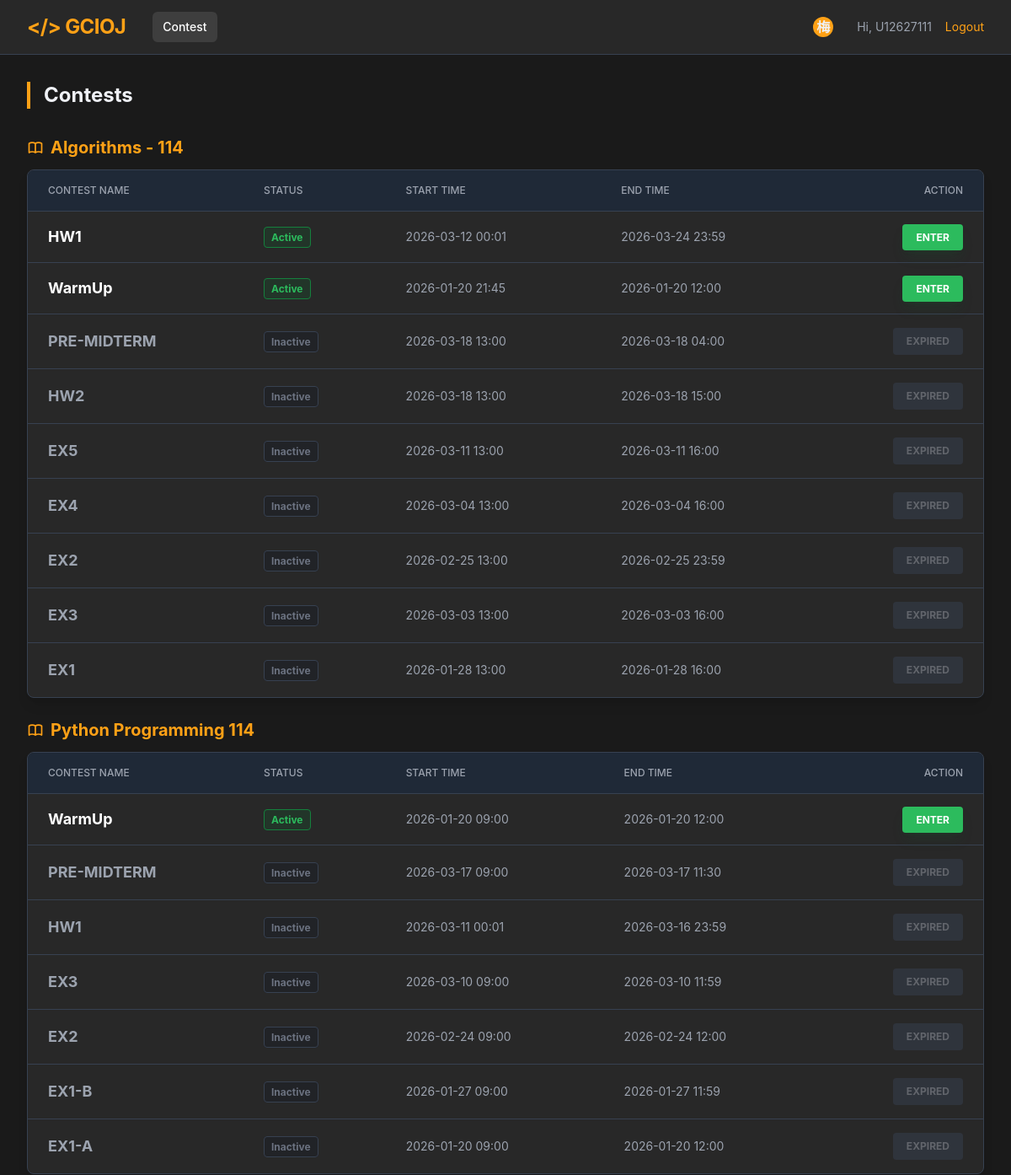
Before: /GCIOJ/index.php (signed in, upper part) with the older database file.
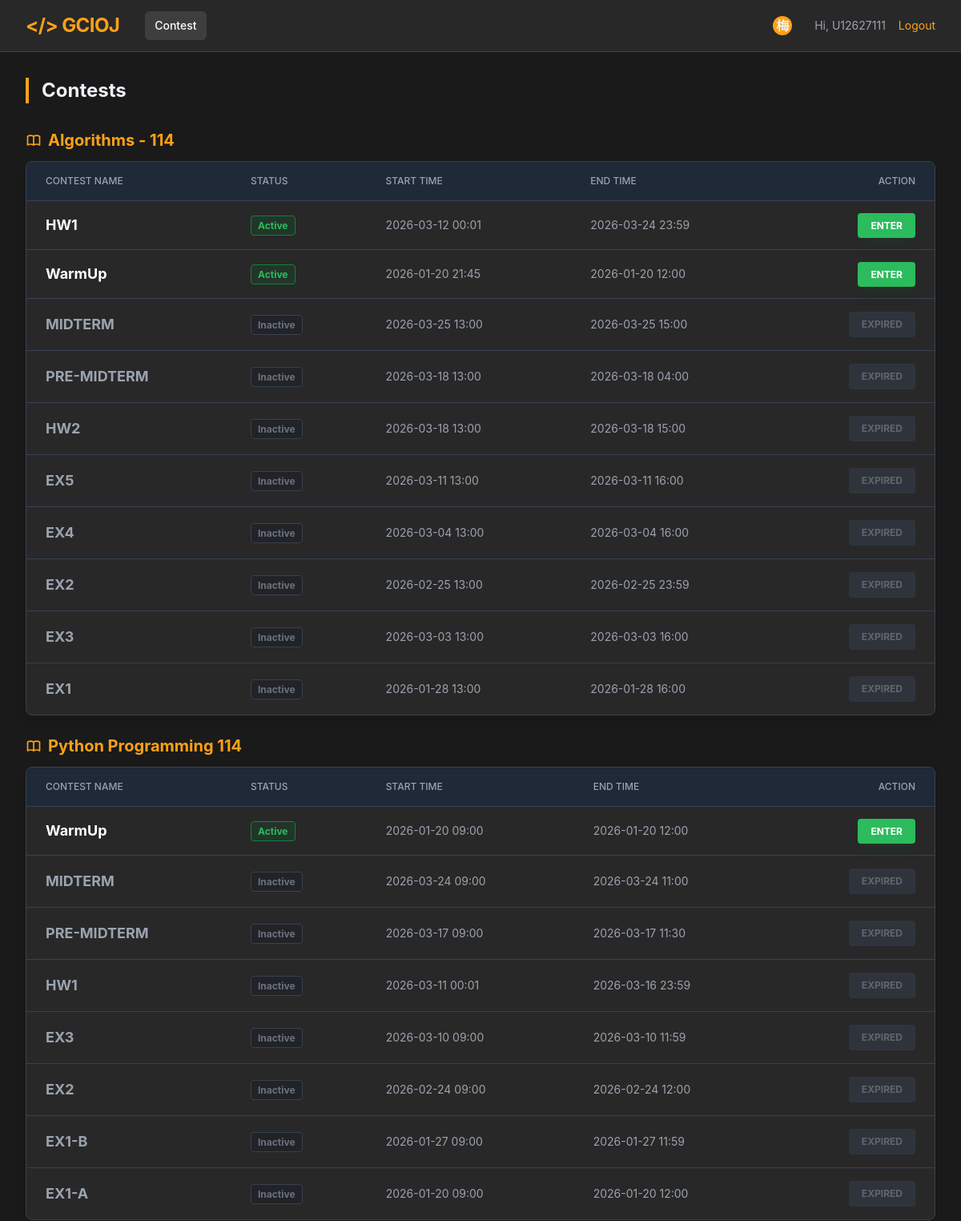
After: the same page with the newer database file.
### tables this page shows
CREATE TABLE `contest` (
  `id` int NOT NULL,
  `name` varchar(100) NOT NULL,
  `course_id` int NOT NULL,
  `course` varchar(100) DEFAULT NULL,
  `is_active` tinyint(1) NOT NULL DEFAULT '0',
  `is_public` tinyint(1) NOT NULL DEFAULT '0',
  `anti_cheat` tinyint(1) NOT NULL DEFAULT '0',
  `start_time` datetime DEFAULT NULL,
  `end_time` datetime DEFAULT NULL
);

### GCIOJ/db.php (called while the page is built, shortened)
<?php
class DB
{
    private static $pdo = null;
    public static function connect()
    {
        if (self::$pdo === null) {
            try {
                $host = DB_HOST;
                $db = DB_NAME;
                $user = DB_USER;
                $pass = DB_PASS;
                $charset = 'utf8mb4';
                $dsn = "mysql:host=$host;dbname=$db;charset=$charset";
                self::$pdo = new PDO($dsn, $user, $pass, [
                    PDO::ATTR_ERRMODE => PDO::ERRMODE_EXCEPTION,
                    PDO::ATTR_DEFAULT_FETCH_MODE => PDO::FETCH_ASSOC
                ]);
            }
            catch (PDOException $e) {
                die("DB Connection Error: " . $e->getMessage());
            }
        }
        return self::$pdo;
    }
}
?>

### GCIOJ/contest.php (called while the page is built, shortened)
<?php
require_once 'db.php';
class Contest
{
    public static function getAll()
    {
        return DB::connect()->query("SELECT * FROM contest ORDER BY is_active DESC, id DESC")->fetchAll();
    }
}
?>

### GCIOJ/index.php (the view, shortened to what the changed rows need)
<?php
require_once 'contest.php';
function getCourseNamebyCourseCode(string $courseCode): string {
    $map = [
        'AL_' => 'Algorithms - ',
        'PY_' => 'Python Programming '
    ];
    return strtr($courseCode, $map);
}
$contests = Contest::getAll();
$contestsByCourse = [];
if (!empty($contests)) {
    foreach ($contests as $row) {
        $courseName = !empty($row['course']) ? $row['course'] : 'General / Uncategorized';
        $contestsByCourse[$courseName][] = $row;
    }
    ksort($contestsByCourse);
}
function getContestStatus($is_active) {
$is_admin = (isset($_SESSION['student_id']) && $_SESSION['student_id'] == 'chgiang');
    return ($is_active > 0 || $is_admin) ? 'Active' : 'Inactive';
}
function getStatusColor($status) {
    switch ($status) {
        case 'Active':
            return 'text-brand-green bg-green-900/30 border-green-700 animate-pulse';
        case 'Inactive':
            return 'text-gray-500 bg-gray-900/30 border-gray-700';
    }
}
?>
<!DOCTYPE html>
<html lang="en" class="dark">
<head>
    <script src="https://cdn.tailwindcss.com"></script>
</head>
<body class="bg-dark-bg text-dark-text font-sans min-h-screen flex flex-col">
    <main class="flex-grow max-w-7xl mx-auto px-4 sm:px-6 lg:px-8 py-8 w-full">
        <div class="flex justify-between items-center mb-8">
            <h1 class="text-2xl font-bold border-l-4 border-brand-orange pl-4">Contests</h1>
        </div>
        <?php if (empty($contestsByCourse)): ?>
            <div class="bg-dark-surface rounded-lg border border-gray-700 p-8 text-center text-dark-muted">
                No contests available at the moment.
            </div>
        <?php else: ?>
            <?php foreach ($contestsByCourse as $courseName => $courseContests):
            ?>
                <div class="mb-6">
                    <h2 class="text-xl font-bold text-brand-orange mb-3 flex items-center gap-2">
                        <?= htmlspecialchars(getCourseNamebyCourseCode($courseName)) ?>
                    </h2>
                    <div class="bg-dark-surface rounded-lg border border-gray-700 overflow-hidden shadow-lg">
                        <table class="w-full text-left border-collapse">
                            <thead>
                                <tr class="bg-gray-800 text-dark-muted text-xs uppercase border-b border-gray-700">
                                    <th class="px-6 py-4 font-medium w-64">Contest Name</th>
                                    <th class="px-6 py-4 font-medium">Status</th>
                                    <th class="px-6 py-4 font-medium">Start Time</th>
                                    <th class="px-6 py-4 font-medium">End Time</th>
                                    <th class="px-6 py-4 font-medium text-right">Action</th>
                                </tr>
                            </thead>
                            <tbody class="divide-y divide-gray-700 text-sm">
                                <?php foreach ($courseContests as $row):
                                    $status = getContestStatus($row['is_active']) ;
                                    $colorClass = getStatusColor($status);
                                ?>
                                <tr class="hover:bg-dark-hover transition group">
                                    <td class="px-6 py-4">
                                        <div class="font-bold text-white text-lg group-hover:text-brand-orange transition">
                                             <?php if ($status == 'Active'): ?>
                                                <a href="viewcontest.php?name=<?= urlencode($row['name']) ?>&course=<?= urlencode($row['course']) ?>">
                                                    <?= htmlspecialchars($row['name']) ?>
                                                </a>
                                            <?php else: ?>
                                                <a href="animation_standings.php?contestID=<?= urlencode($row['id']) ?>&course=<?= urlencode($row['course']) ?>">
                                                <span class="text-gray-400"><?= htmlspecialchars($row['name']) ?></span>
                                            </a>
                                            <?php endif; ?>
                                        </div>
                                    </td>
                                    <td class="px-6 py-4">
                                        <span class="px-2 py-1 rounded text-xs font-bold border <?= $colorClass ?>">
                                            <?= $status ?>
                                        </span>
                                    </td>
                                    <td class="px-6 py-4 text-dark-muted">
                                        <?= date("Y-m-d H:i", strtotime($row['start_time'])) ?>
                                    </td>
                                    <td class="px-6 py-4 text-dark-muted">
                                        <?= date("Y-m-d H:i", strtotime($row['end_time'])) ?>
                                    </td>
                                    <td class="px-6 py-4 text-right">
                                        <?php if ($status == 'Inactive'): ?>
                                            <button disabled class="bg-gray-700 text-gray-400 px-4 py-2 rounded cursor-not-allowed opacity-50 text-xs font-bold uppercase">Expired</button>
                                        <?php else: ?>
                                            <a href="viewcontest.php?name=<?= urlencode($row['name']) ?>&course=<?= urlencode($row['course']) ?>"
                                               class="bg-brand-green hover:bg-green-600 text-white font-bold px-4 py-2 rounded transition text-xs uppercase shadow-lg shadow-green-900/20">
                                                Enter
                                            </a>
                                        <?php endif; ?>
                                    </td>
                                </tr>
                                <?php endforeach; ?>
                            </tbody>
                        </table>
                    </div>
                </div>
            <?php endforeach; ?>
        <?php endif; ?>
    </main>
</body>
</html>

Changed rows visible on the page:
added contest: name "MIDTERM", is_active "Inactive", start_time "2026-03-25 13:00", end_time "2026-03-25 15:00", shows "EXPIRED", shown under "Algorithms - 114"
added contest: name "MIDTERM", is_active "Inactive", start_time "2026-03-24 09:00", end_time "2026-03-24 11:00", shows "EXPIRED", shown under "Python Programming 114"
